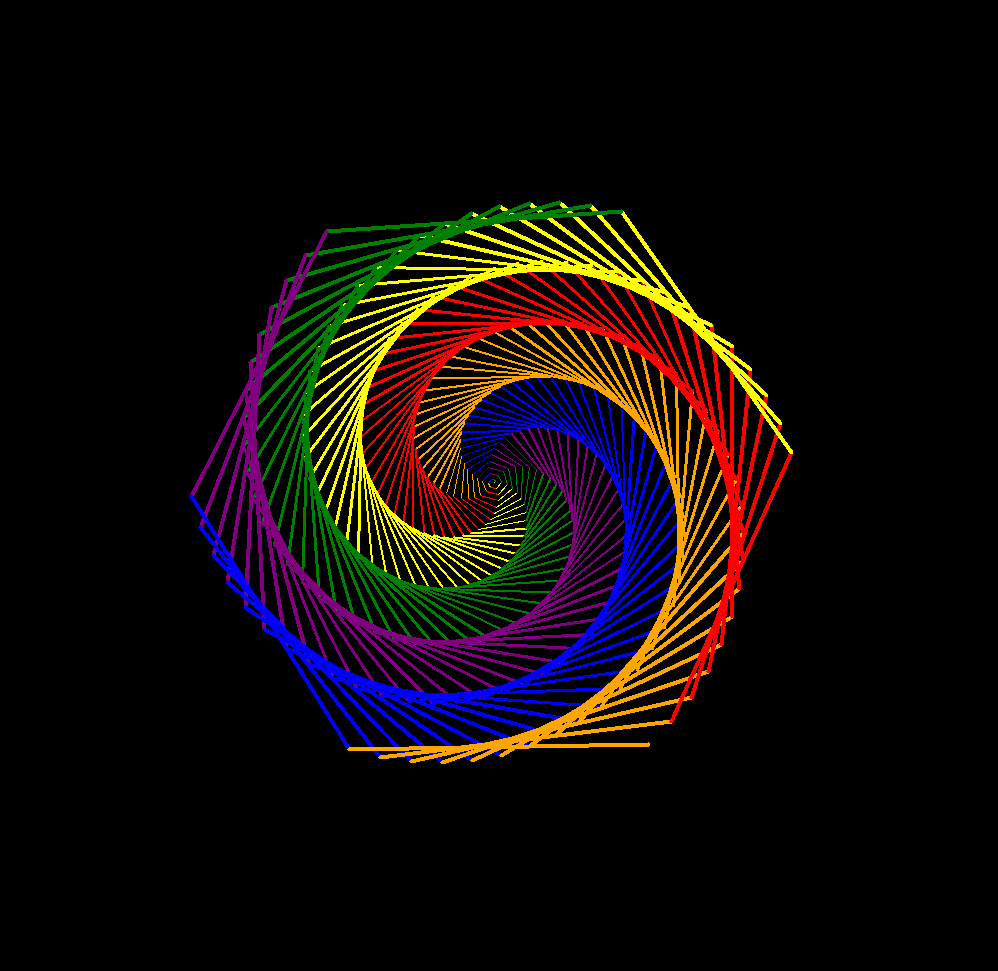

Source code (Python):
import turtle

t = turtle.Turtle()

colors = ['red', 'yellow', 'green', 'purple', 'blue', 'orange']
t = turtle.Pen()
turtle.bgcolor("black")
t.speed(0)
for x in range(300):
    t.pencolor(colors[x%6])
    t.width(x/100+1)
    t.forward(x)
    t.left(59)
    t.hideturtle()
turtle.done()
